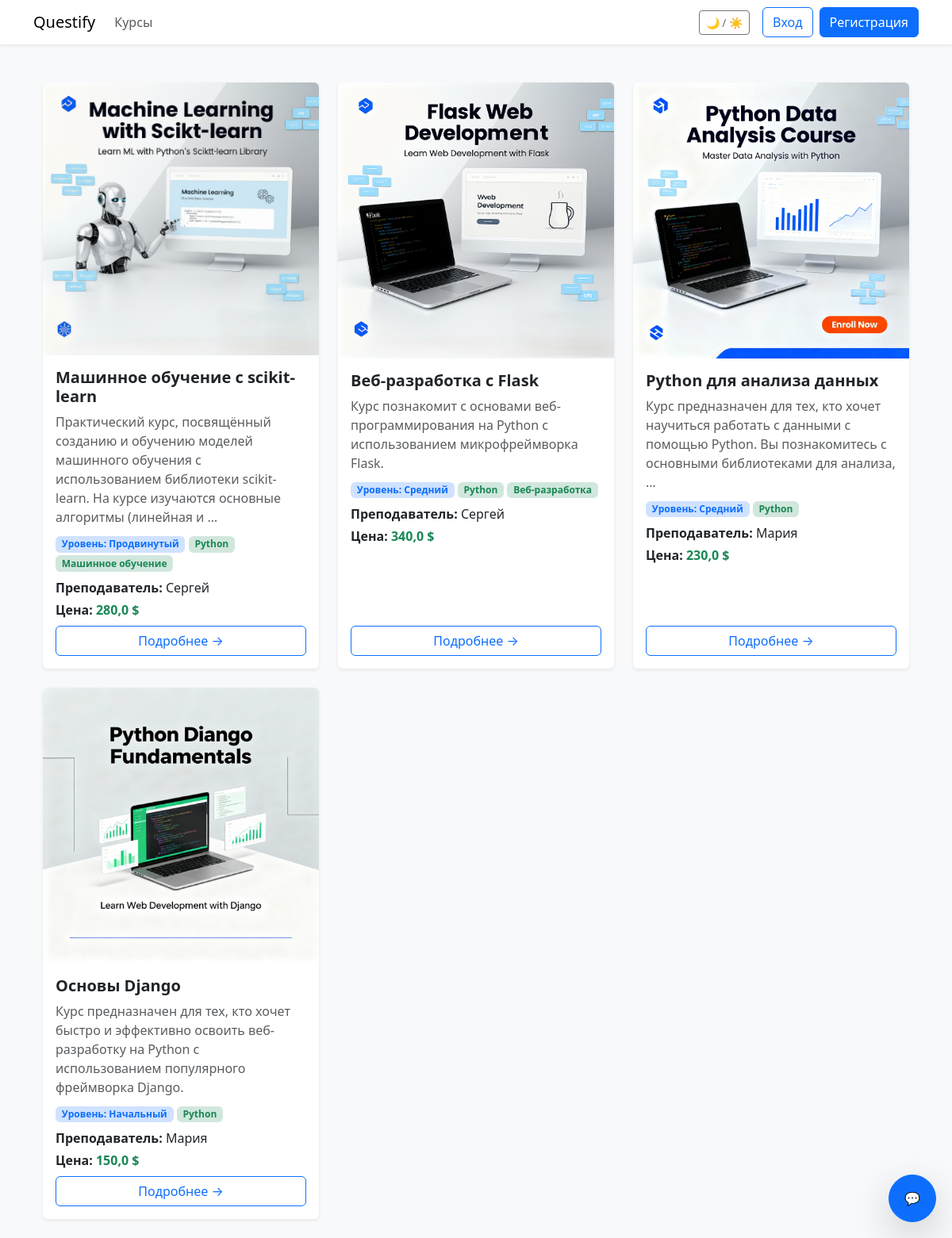
/course/, run on an earlier commit of the app's database.
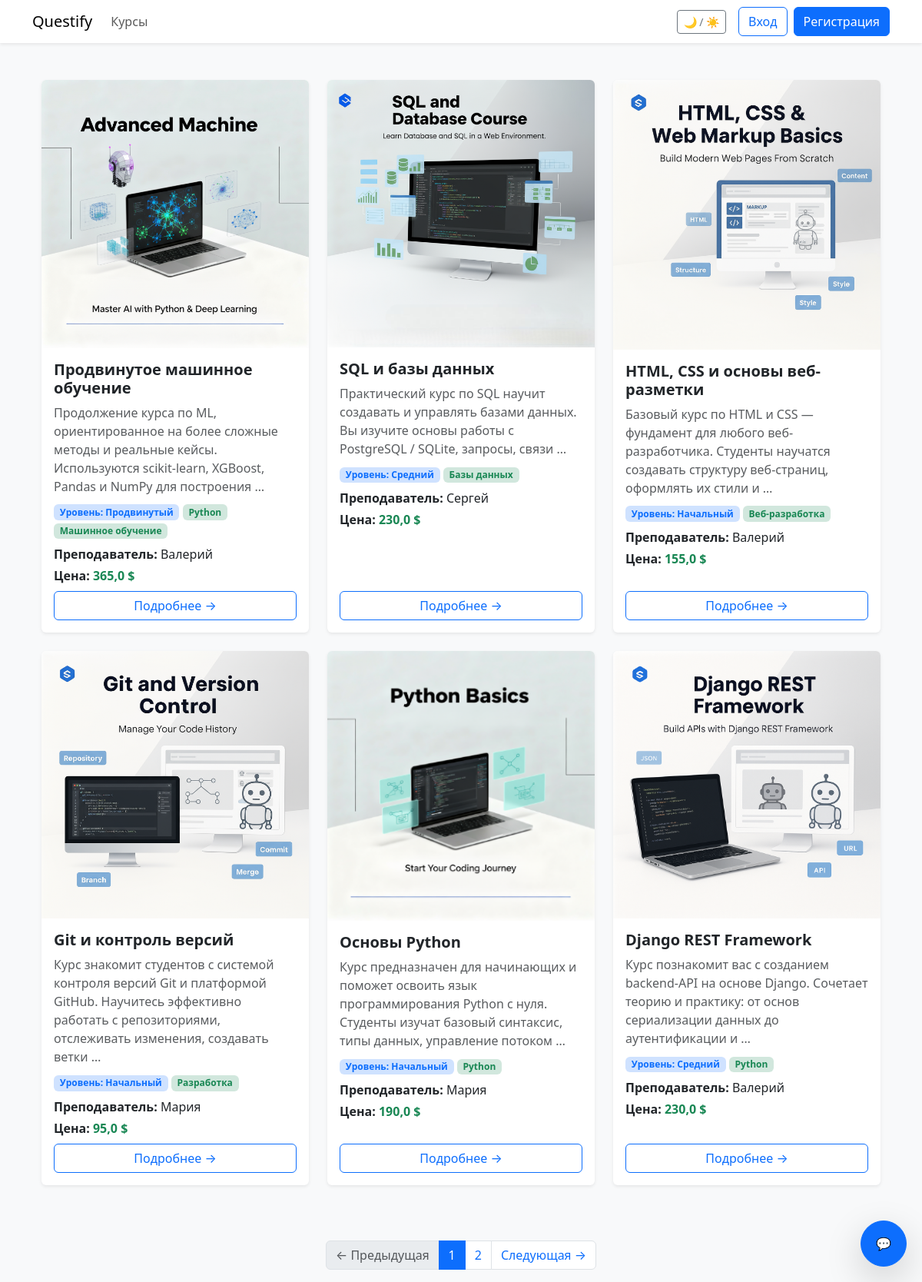
And on a later commit of the database.
### course/models/course.py (models this page shows, shortened)
class Course(models.Model):
    class LevelChoices(models.IntegerChoices):
        BEGINNER = 1, "Начальный"
        INTERMEDIATE = 2, "Средний"
        ADVANCED = 3, "Продвинутый"
    title = models.CharField(max_length=200, verbose_name="Название", help_text="Название курса")
    description = models.TextField(null=True, verbose_name="Описание", blank=True)
    price = models.FloatField(null=True, verbose_name="Цена", blank=True)
    published = models.DateTimeField(db_index=True, verbose_name="Опубликовано", default=timezone.now)
    level = models.SmallIntegerField("Уровень сложности", choices=LevelChoices.choices, default=LevelChoices.BEGINNER)
    outcome = models.TextField(blank=True, null=True, help_text="Что студент сможет после прохождения курса")
    image = models.ImageField(upload_to="course_images/", blank=True, null=True)
    teacher = models.ForeignKey(settings.AUTH_USER_MODEL, on_delete=models.CASCADE, limit_choices_to={'role': 'teacher'}, default=1)
    category = models.ManyToManyField(Category, verbose_name="Категория", blank=True)
    students = models.ManyToManyField(CustomUser, related_name="enrolled_courses", blank=True)
    class Meta:
        verbose_name_plural = "Курсы"
        verbose_name = "Курс"
        ordering = ['-published']
        unique_together = ["title", "teacher"]
        get_latest_by = "published"

class Category(models.Model):
    name = models.CharField("Название категории", max_length=30, unique=True)
    class Meta:
        verbose_name = "Категория"
        verbose_name_plural = "Категории"

### users/models.py (models this page shows, shortened)
class CustomUser(AbstractUser):
    ROLE_CHOICES = [
        ('admin', 'Админ'),
        ('teacher', 'Преподаватель'),
        ('student', 'Студент'),
    ]
    role = models.CharField(max_length=20, choices=ROLE_CHOICES, default='student')

### course/views.py (the view, shortened to what this page needs)
# urls.py: path('', CourseListView.as_view(), name='course_list'),
class CourseListView(ListView):
    model = Course
    template_name = 'course/course_list.html'
    context_object_name = 'courses'
    ordering = ['-published']
    paginate_by = 6
    def get_queryset(self):
        queryset = super().get_queryset()
        q = self.request.GET.get('q', '').strip()
        return queryset

### course/templates/course/course_list.html (shortened to what this page needs)
{% extends "base.html" %}
{% load static %}
{% block content %}
<div class="container mt-5">
  <div id="course-list" class="row">
    {% for course in courses %}
      <div class="col-md-4 mb-4">
        <div class="card h-100 border-0 shadow-sm course-card">
          {% if course.image %}
            <img src="{{ course.image.url }}" class="card-img-top rounded-top" alt="{{ course.title }}" loading="lazy">
          {% else %}
            <img src="{% static 'img/default_course.png' %}" class="card-img-top rounded-top" alt="Нет изображения" loading="lazy">
          {% endif %}
          <div class="card-body d-flex flex-column">
            <h5 class="card-title fw-bold">{{ course.title }}</h5>
            <p class="text-muted mb-2">{{ course.description|truncatewords:20 }}</p>
            <div class="mb-2">
              <span class="badge bg-primary-subtle text-primary">Уровень: {{ course.get_level_display }}</span>
              {% for cat in course.category.all %}
                <span class="badge bg-success-subtle text-success">{{ cat.name }}</span>
              {% empty %}
                <span class="badge bg-secondary">Без категории</span>
              {% endfor %}
            </div>
            <p class="mb-1"><strong>Преподаватель:</strong> {{ course.teacher }}</p>
            <p class="mb-2"><strong>Цена:</strong> <span class="text-success fw-semibold">{{ course.price }} $</span></p>
            <a href="{% url 'course:course_detail' course.id %}" class="btn btn-outline-primary mt-auto">Подробнее →</a>
          </div>
        </div>
      </div>
    {% empty %}
      <div class="col-12 text-center py-5">
        <h5 class="text-muted">Курсы не найдены 😔</h5>
      </div>
    {% endfor %}
  </div>
  <button id="chatToggle" class="btn btn-primary rounded-circle shadow-lg"
          style="width: 60px; height: 60px; position: fixed; bottom: 20px; right: 20px; z-index: 2000; cursor: pointer;">
    💬
  </button>
  {% if page_obj.has_other_pages %}
  <nav aria-label="Навигация по страницам" class="mt-5">
    <ul class="pagination justify-content-center">
      {% if page_obj.has_previous %}
        <li class="page-item"><a class="page-link" href="?q={{ request.GET.q }}&page={{ page_obj.previous_page_number }}">← Предыдущая</a></li>
      {% else %}
        <li class="page-item disabled"><span class="page-link">← Предыдущая</span></li>
      {% endif %}
      {% for num in page_obj.paginator.page_range %}
        {% if page_obj.number == num %}
          <li class="page-item active"><span class="page-link">{{ num }}</span></li>
        {% else %}
          <li class="page-item"><a class="page-link" href="?q={{ request.GET.q }}&page={{ num }}">{{ num }}</a></li>
        {% endif %}
      {% endfor %}
      {% if page_obj.has_next %}
        <li class="page-item"><a class="page-link" href="?q={{ request.GET.q }}&page={{ page_obj.next_page_number }}">Следующая →</a></li>
      {% else %}
        <li class="page-item disabled"><span class="page-link">Следующая →</span></li>
      {% endif %}
    </ul>
  </nav>
  {% endif %}
</div>
{% endblock %}

What changed in the data, as far as the page shows it:
no longer on this page (row unchanged): Course: image (picture), title "Машинное обучение с scikit-learn", description "Практический курс, посвящённый созданию и обучению моделей машинного обучения с использованием библиотеки scikit-learn. На курсе изучаются основные алгоритмы (линейная и …", level "Продвинутый", teacher "Сергей", price "280,0", Category (name "Python"), Category (name "Машинное обучение")
no longer on this page (row unchanged): Course: image (picture), title "Веб-разработка с Flask", description "Курс познакомит с основами веб-программирования на Python с использованием микрофреймворка Flask.", level "Средний", teacher "Сергей", price "340,0", Category (name "Python"), Category (name "Веб-разработка")
no longer on this page (row unchanged): Course: image (picture), title "Python для анализа данных", description "Курс предназначен для тех, кто хочет научиться работать с данными с помощью Python. Вы познакомитесь с основными библиотеками для анализа, …", level "Средний", teacher "Мария", price "230,0", Category (name "Python")
no longer on this page (row unchanged): Course: image (picture), title "Основы Django", description "Курс предназначен для тех, кто хочет быстро и эффективно освоить веб-разработку на Python с использованием популярного фреймворка Django.", level "Начальный", teacher "Мария", price "150,0", Category (name "Python")
added Course: image (picture), title "Продвинутое машинное обучение", description "Продолжение курса по ML, ориентированное на более сложные методы и реальные кейсы. Используются scikit-learn, XGBoost, Pandas и NumPy для построения …", level "Продвинутый", teacher "Валерий", price "365,0", Category (name "Python"), Category (name "Машинное обучение")
added Course: image (picture), title "SQL и базы данных", description "Практический курс по SQL научит создавать и управлять базами данных. Вы изучите основы работы с PostgreSQL / SQLite, запросы, связи …", level "Средний", teacher "Сергей", price "230,0"
now on this page (row unchanged): Category: name "Базы данных", shown under "SQL и базы данных"
added Course: image (picture), title "HTML, CSS и основы веб-разметки", description "Базовый курс по HTML и CSS — фундамент для любого веб-разработчика. Студенты научатся создавать структуру веб-страниц, оформлять их стили и …", level "Начальный", teacher "Валерий", price "155,0", Category (name "Веб-разработка")
added Course: image (picture), title "Git и контроль версий", description "Курс знакомит студентов с системой контроля версий Git и платформой GitHub. Научитесь эффективно работать с репозиториями, отслеживать изменения, создавать ветки …", level "Начальный", teacher "Мария", price "95,0"
added Category: name "Разработка", shown under "Git и контроль версий"
added Course: image (picture), title "Основы Python", description "Курс предназначен для начинающих и поможет освоить язык программирования Python с нуля. Студенты изучат базовый синтаксис, типы данных, управление потоком …", level "Начальный", teacher "Мария", price "190,0", Category (name "Python")
added Course: image (picture), title "Django REST Framework", description "Курс познакомит вас с созданием backend-API на основе Django. Сочетает теорию и практику: от основ сериализации данных до аутентификации и …", level "Средний", teacher "Валерий", price "230,0", Category (name "Python")
Also different on the page:
text now shown: "← Предыдущая Следующая →"
new list line: "1"
new list line: "2"
